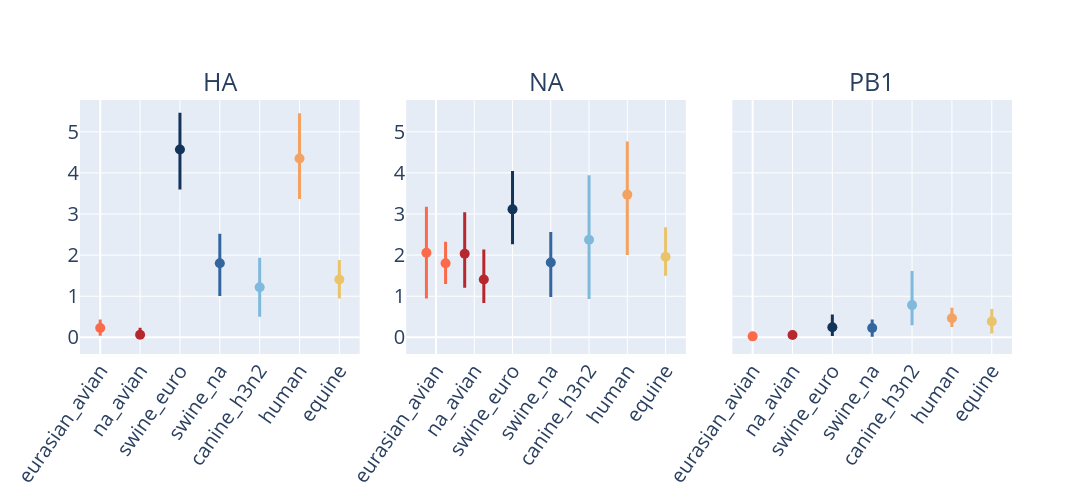

Write notebook code for a chart like this one.
### Code cell
color_and_host_order_map = {
    'eurasian_avian': "#fb6a4a",
    'na_avian': "#b6282e",
    'swine_euro': "#133359",
    'swine_NA': '#33659e',
    'canine_h3n2': '#7fbadc',
    'human': '#f4a261',
    'equine': '#e9c46a'
}

genes = list(map(str.upper, ['HA', 'NA', 'PB1']))
hosts = list(map(str.upper, [
    'eurasian_avian',
    'na_avian',
    'swine_euro',
    'swine_NA',
    'canine_h3n2',
    'human',
    'equine'
]))

df_to_use = df_all.copy()
df_to_use['color'] = df_to_use['host'].map(color_and_host_order_map)

number_of_cols = 3
number_of_plots = len(genes)
number_of_rows = math.ceil(number_of_plots/number_of_cols)

fig = make_subplots(
    subplot_titles=genes,
    rows=number_of_rows, 
    cols=number_of_cols,
    shared_yaxes='all',
    vertical_spacing=0.40,
    horizontal_spacing = 0.05
)

for idx, gene in enumerate(genes):
    # Handle NA gene specially to include N2 and N8
    if gene == 'NA':
        subset_df = df_to_use[df_to_use["gene"].isin(['NA', 'N2', 'N8'])]
    else:
        subset_df = df_to_use[df_to_use["gene"] == gene]
    
    row_idx = idx // number_of_cols + 1
    column_idx = idx % number_of_cols + 1
    
    for host_idx, host in enumerate(hosts):
        sub_subset_df = subset_df[subset_df["host"].str.upper() == host]

        if not sub_subset_df.empty:
            # Create x-offset based on gene type for NA subplot
            if gene == 'NA':
                gene_offset_map = {'N2': -0.25, 'NA': 0, 'N8': 0.25}  # Increased spacing
                x_offset = sub_subset_df["gene"].map(gene_offset_map)
                x_values = [host_idx + offset for offset in x_offset]
            else:
                x_values = [host_idx] * len(sub_subset_df)
            
            fig.add_trace(
                go.Scatter(
                    x=x_values, 
                    y=sub_subset_df["adaptive_subs_per_codon_per_year"],
                    name=host,
                    text=sub_subset_df["gene"],
                    marker=dict(
                        color=sub_subset_df["color"].values[0],
                        size=10
                    ),
                    mode = "markers",
                    error_y=dict(
                        type = 'data',
                        array = sub_subset_df["upper_95ci"] - sub_subset_df["adaptive_subs_per_codon_per_year"],
                        arrayminus = sub_subset_df["adaptive_subs_per_codon_per_year"] - sub_subset_df["lower_95ci"],
                        visible = True,
                        color = sub_subset_df["color"].values[0],
                        width=0,
                        thickness=3
                    ),
                    legendgroup=host,
                    showlegend= idx == 1
                ),
                row = row_idx, 
                col = column_idx
            )
        
    getattr(fig.layout, 'yaxis' if idx == 0 else f'yaxis{idx}').showticklabels = True

fig.update_annotations(font_size=25)
            
fig.update_layout(
    font_size=18,
    width=1600,  
    height=500
)

# set x-axis labels to show host names
hosts_lower = [h.lower() for h in hosts]
for i in range(number_of_plots):
    xaxis_name = 'xaxis' if i == 0 else f'xaxis{i+1}'
    getattr(fig.layout, xaxis_name).tickvals = list(range(len(hosts)))
    getattr(fig.layout, xaxis_name).ticktext = hosts_lower

fig.update_xaxes(tickangle=-55, tickfont_size=20)
fig.update_yaxes(tickfont_size=20)
fig.update_layout(showlegend=False)
    
fig.show()

### Figure 1 — Plotly figure (JSON) as saved in the notebook; plotly's stock layout.template omitted (floating-point values rounded to 4 significant figures)
{"data": [{"error_y": {"array": [0.2071], "arrayminus": [0.1883], "color": "#fb6a4a", "thickness": 3, "type": "data", "visible": true, "width": 0}, "legendgroup": "EURASIAN_AVIAN", "marker": {"color": "#fb6a4a", "size": 10}, "mode": "markers", "name": "EURASIAN_AVIAN", "showlegend": false, "text": ["HA"], "type": "scatter", "x": [0], "xaxis": "x", "y": [0.2261], "yaxis": "y"}, {"error_y": {"array": [0.1705], "arrayminus": [0.06365], "color": "#b6282e", "thickness": 3, "type": "data", "visible": true, "width": 0}, "legendgroup": "NA_AVIAN", "marker": {"color": "#b6282e", "size": 10}, "mode": "markers", "name": "NA_AVIAN", "showlegend": false, "text": ["HA"], "type": "scatter", "x": [1], "xaxis": "x", "y": [0.06365], "yaxis": "y"}, {"error_y": {"array": [0.8938], "arrayminus": [0.973], "color": "#133359", "thickness": 3, "type": "data", "visible": true, "width": 0}, "legendgroup": "SWINE_EURO", "marker": {"color": "#133359", "size": 10}, "mode": "markers", "name": "SWINE_EURO", "showlegend": false, "text": ["HA"], "type": "scatter", "x": [2], "xaxis": "x", "y": [4.571], "yaxis": "y"}, {"error_y": {"array": [0.7164], "arrayminus": [0.7974], "color": "#33659e", "thickness": 3, "type": "data", "visible": true, "width": 0}, "legendgroup": "SWINE_NA", "marker": {"color": "#33659e", "size": 10}, "mode": "markers", "name": "SWINE_NA", "showlegend": false, "text": ["HA"], "type": "scatter", "x": [3], "xaxis": "x", "y": [1.802], "yaxis": "y"}, {"error_y": {"array": [0.7176], "arrayminus": [0.7182], "color": "#7fbadc", "thickness": 3, "type": "data", "visible": true, "width": 0}, "legendgroup": "CANINE_H3N2", "marker": {"color": "#7fbadc", "size": 10}, "mode": "markers", "name": "CANINE_H3N2", "showlegend": false, "text": ["HA"], "type": "scatter", "x": [4], "xaxis": "x", "y": [1.219], "yaxis": "y"}, {"error_y": {"array": [1.103], "arrayminus": [0.9842], "color": "#f4a261", "thickness": 3, "type": "data", "visible": true, "width": 0}, "legendgroup": "HUMAN", "marker": {"color": "#f4a261", "size": 10}, "mode": "markers", "name": "HUMAN", "showlegend": false, "text": ["HA"], "type": "scatter", "x": [5], "xaxis": "x", "y": [4.35], "yaxis": "y"}, {"error_y": {"array": [0.4744], "arrayminus": [0.4597], "color": "#e9c46a", "thickness": 3, "type": "data", "visible": true, "width": 0}, "legendgroup": "EQUINE", "marker": {"color": "#e9c46a", "size": 10}, "mode": "markers", "name": "EQUINE", "showlegend": false, "text": ["HA"], "type": "scatter", "x": [6], "xaxis": "x", "y": [1.408], "yaxis": "y"}, {"error_y": {"array": [0.527, 1.12], "arrayminus": [0.5056, 1.112], "color": "#fb6a4a", "thickness": 3, "type": "data", "visible": true, "width": 0}, "legendgroup": "EURASIAN_AVIAN", "marker": {"color": "#fb6a4a", "size": 10}, "mode": "markers", "name": "EURASIAN_AVIAN", "showlegend": true, "text": ["N8", "N2"], "type": "scatter", "x": [0.25, -0.25], "xaxis": "x2", "y": [1.801, 2.057], "yaxis": "y2"}, {"error_y": {"array": [0.7304, 1.007], "arrayminus": [0.5702, 0.8268], "color": "#b6282e", "thickness": 3, "type": "data", "visible": true, "width": 0}, "legendgroup": "NA_AVIAN", "marker": {"color": "#b6282e", "size": 10}, "mode": "markers", "name": "NA_AVIAN", "showlegend": true, "text": ["N8", "N2"], "type": "scatter", "x": [1.25, 0.75], "xaxis": "x2", "y": [1.408, 2.034], "yaxis": "y2"}, {"error_y": {"array": [0.9297], "arrayminus": [0.8463], "color": "#133359", "thickness": 3, "type": "data", "visible": true, "width": 0}, "legendgroup": "SWINE_EURO", "marker": {"color": "#133359", "size": 10}, "mode": "markers", "name": "SWINE_EURO", "showlegend": true, "text": ["NA"], "type": "scatter", "x": [2], "xaxis": "x2", "y": [3.114], "yaxis": "y2"}, {"error_y": {"array": [0.7432], "arrayminus": [0.8389], "color": "#33659e", "thickness": 3, "type": "data", "visible": true, "width": 0}, "legendgroup": "SWINE_NA", "marker": {"color": "#33659e", "size": 10}, "mode": "markers", "name": "SWINE_NA", "showlegend": true, "text": ["NA"], "type": "scatter", "x": [3], "xaxis": "x2", "y": [1.82], "yaxis": "y2"}, {"error_y": {"array": [1.57], "arrayminus": [1.438], "color": "#7fbadc", "thickness": 3, "type": "data", "visible": true, "width": 0}, "legendgroup": "CANINE_H3N2", "marker": {"color": "#7fbadc", "size": 10}, "mode": "markers", "name": "CANINE_H3N2", "showlegend": true, "text": ["NA"], "type": "scatter", "x": [4], "xaxis": "x2", "y": [2.374], "yaxis": "y2"}, {"error_y": {"array": [1.292], "arrayminus": [1.467], "color": "#f4a261", "thickness": 3, "type": "data", "visible": true, "width": 0}, "legendgroup": "HUMAN", "marker": {"color": "#f4a261", "size": 10}, "mode": "markers", "name": "HUMAN", "showlegend": true, "text": ["NA"], "type": "scatter", "x": [5], "xaxis": "x2", "y": [3.473], "yaxis": "y2"}, {"error_y": {"array": [0.7187], "arrayminus": [0.4638], "color": "#e9c46a", "thickness": 3, "type": "data", "visible": true, "width": 0}, "legendgroup": "EQUINE", "marker": {"color": "#e9c46a", "size": 10}, "mode": "markers", "name": "EQUINE", "showlegend": true, "text": ["NA"], "type": "scatter", "x": [6], "xaxis": "x2", "y": [1.961], "yaxis": "y2"}, {"error_y": {"array": [0.08134], "arrayminus": [0.0247], "color": "#fb6a4a", "thickness": 3, "type": "data", "visible": true, "width": 0}, "legendgroup": "EURASIAN_AVIAN", "marker": {"color": "#fb6a4a", "size": 10}, "mode": "markers", "name": "EURASIAN_AVIAN", "showlegend": false, "text": ["PB1"], "type": "scatter", "x": [0], "xaxis": "x3", "y": [0.02461], "yaxis": "y3"}, {"error_y": {"array": [0.09223], "arrayminus": [0.05705], "color": "#b6282e", "thickness": 3, "type": "data", "visible": true, "width": 0}, "legendgroup": "NA_AVIAN", "marker": {"color": "#b6282e", "size": 10}, "mode": "markers", "name": "NA_AVIAN", "showlegend": false, "text": ["PB1"], "type": "scatter", "x": [1], "xaxis": "x3", "y": [0.05696], "yaxis": "y3"}, {"error_y": {"array": [0.3099], "arrayminus": [0.2114], "color": "#133359", "thickness": 3, "type": "data", "visible": true, "width": 0}, "legendgroup": "SWINE_EURO", "marker": {"color": "#133359", "size": 10}, "mode": "markers", "name": "SWINE_EURO", "showlegend": false, "text": ["PB1"], "type": "scatter", "x": [2], "xaxis": "x3", "y": [0.2439], "yaxis": "y3"}, {"error_y": {"array": [0.2058], "arrayminus": [0.2107], "color": "#33659e", "thickness": 3, "type": "data", "visible": true, "width": 0}, "legendgroup": "SWINE_NA", "marker": {"color": "#33659e", "size": 10}, "mode": "markers", "name": "SWINE_NA", "showlegend": false, "text": ["PB1"], "type": "scatter", "x": [3], "xaxis": "x3", "y": [0.2259], "yaxis": "y3"}, {"error_y": {"array": [0.8279], "arrayminus": [0.4928], "color": "#7fbadc", "thickness": 3, "type": "data", "visible": true, "width": 0}, "legendgroup": "CANINE_H3N2", "marker": {"color": "#7fbadc", "size": 10}, "mode": "markers", "name": "CANINE_H3N2", "showlegend": false, "text": ["PB1"], "type": "scatter", "x": [4], "xaxis": "x3", "y": [0.7843], "yaxis": "y3"}, {"error_y": {"array": [0.2571], "arrayminus": [0.2103], "color": "#f4a261", "thickness": 3, "type": "data", "visible": true, "width": 0}, "legendgroup": "HUMAN", "marker": {"color": "#f4a261", "size": 10}, "mode": "markers", "name": "HUMAN", "showlegend": false, "text": ["PB1"], "type": "scatter", "x": [5], "xaxis": "x3", "y": [0.4648], "yaxis": "y3"}, {"error_y": {"array": [0.3006], "arrayminus": [0.2939], "color": "#e9c46a", "thickness": 3, "type": "data", "visible": true, "width": 0}, "legendgroup": "EQUINE", "marker": {"color": "#e9c46a", "size": 10}, "mode": "markers", "name": "EQUINE", "showlegend": false, "text": ["PB1"], "type": "scatter", "x": [6], "xaxis": "x3", "y": [0.3872], "yaxis": "y3"}], "layout": {"annotations": [{"font": {"size": 25}, "showarrow": false, "text": "HA", "x": 0.15, "xanchor": "center", "xref": "paper", "y": 1, "yanchor": "bottom", "yref": "paper"}, {"font": {"size": 25}, "showarrow": false, "text": "NA", "x": 0.5, "xanchor": "center", "xref": "paper", "y": 1, "yanchor": "bottom", "yref": "paper"}, {"font": {"size": 25}, "showarrow": false, "text": "PB1", "x": 0.85, "xanchor": "center", "xref": "paper", "y": 1, "yanchor": "bottom", "yref": "paper"}], "font": {"size": 18}, "height": 500, "showlegend": false, "width": 1600, "xaxis": {"anchor": "y", "domain": [0, 0.3], "tickangle": -55, "tickfont": {"size": 20}, "ticktext": ["eurasian_avian", "na_avian", "swine_euro", "swine_na", "canine_h3n2", "human", "equine"], "tickvals": [0, 1, 2, 3, 4, 5, 6]}, "xaxis2": {"anchor": "y2", "domain": [0.35, 0.65], "tickangle": -55, "tickfont": {"size": 20}, "ticktext": ["eurasian_avian", "na_avian", "swine_euro", "swine_na", "canine_h3n2", "human", "equine"], "tickvals": [0, 1, 2, 3, 4, 5, 6]}, "xaxis3": {"anchor": "y3", "domain": [0.7, 1], "tickangle": -55, "tickfont": {"size": 20}, "ticktext": ["eurasian_avian", "na_avian", "swine_euro", "swine_na", "canine_h3n2", "human", "equine"], "tickvals": [0, 1, 2, 3, 4, 5, 6]}, "yaxis": {"anchor": "x", "domain": [0, 1], "showticklabels": true, "tickfont": {"size": 20}}, "yaxis2": {"anchor": "x2", "domain": [0, 1], "matches": "y", "showticklabels": true, "tickfont": {"size": 20}}, "yaxis3": {"anchor": "x3", "domain": [0, 1], "matches": "y", "showticklabels": false, "tickfont": {"size": 20}}}}
